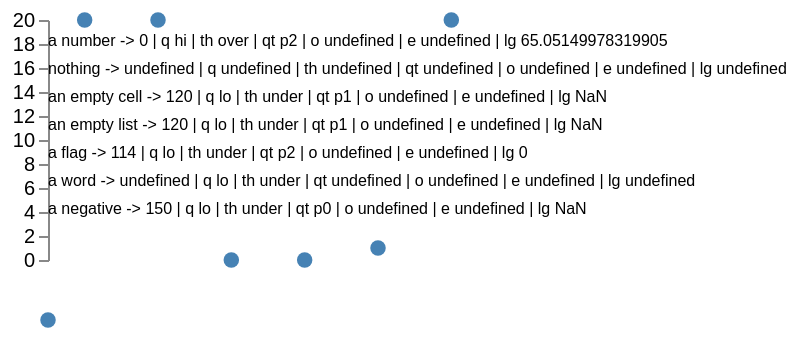

The specification (Vega-Lite) saved for this image:
### Vega specification from a JSON file in a GitHub repository (floating-point values rounded to 4 significant figures)
{"$schema": "https://vega.github.io/schema/vega/v6.json", "description": "What a continuous scale does with a value that is not a number, which is one line of d3 and two rules: `return x == null || isNaN(x = +x) ? unknown : …`. **Nothing is caught before the coercion** — a null and an undefined answer `unknown`, which is `undefined` unless the scale was given one — and **everything else goes through `+`**, which is `Number(x)` and not a parse: the empty string is `0`, an empty array is `0`, a flag is `1`, and only a word that is not a number reaches `NaN` and so `unknown` as well. The rows below are those five cases and a plain number to hold the axis. The empty cell is the one that matters in practice, a column read from a CSV being full of them: upstream places it at zero and this engine dropped it, because its coercion read a string with `toDoubleOrNull` — a *parse*, which rejects the empty string where `Number` accepts it. The symbols are drawn at the value's own position and labelled with what the scale answered, so a row that is placed and a row that is not are told apart by the text rather than by an absence. An **ordinal** scale is asked the same questions last: it has no coercion at all — its index is keyed by the value — so every one of these is a miss, and a miss answers `unknown` exactly as the others do. It is here because it is the one scale family whose answer for a value it cannot place is reached without any arithmetic, which makes it the clearest statement of what `unknown` is. The last scale has an **empty range**, which is legal and answers `unknown` for everything — even for a value its domain does hold, there being nothing to answer with: `range[index % 0]` is `range[NaN]`. It is asked about a value in its domain rather than outside it, so the branch it pins is the empty range and not the miss. A **log** scale is asked the same questions, and it is the one that says which side the guard is on: `x == null || isNaN(x = +x)` tests the **input**, and the arithmetic then runs whatever it comes to. So a log scale asked for `-5` answers `NaN` — a perfectly good number with no logarithm — where the same scale asked for a *word* answers nothing at all. Reading the answer instead of the input conflates the two, and the empty cell is what separates them: it coerces to `0`, passes the guard, and its logarithm is `NaN` too. The negative row is here for that one distinction.", "width": 220, "height": 120, "padding": 5, "data": [{"name": "raw", "values": [{"v": 20, "what": "a number", "n": 0}, {"v": null, "what": "nothing", "n": 1}, {"v": "", "what": "an empty cell", "n": 2}, {"v": [], "what": "an empty list", "n": 3}, {"v": true, "what": "a flag", "n": 4}, {"v": "abc", "what": "a word", "n": 5}, {"v": -5, "what": "a negative", "n": 6}]}], "scales": [{"name": "y", "type": "linear", "domain": [0, 20], "range": "height"}, {"name": "b", "type": "band", "domain": [0, 1, 2, 3, 4, 5], "range": "width"}, {"name": "q", "type": "quantize", "domain": [0, 20], "range": ["lo", "mid", "hi"]}, {"name": "th", "type": "threshold", "domain": [10], "range": ["under", "over"]}, {"name": "qt", "type": "quantile", "domain": {"data": "raw", "field": "v"}, "range": ["p0", "p1", "p2"]}, {"name": "o", "type": "ordinal", "domain": ["a", "b"], "range": ["red", "blue"]}, {"name": "e", "type": "ordinal", "domain": ["a"], "range": []}, {"name": "lg", "type": "log", "domain": [1, 100], "range": [0, 100]}], "axes": [{"scale": "y", "orient": "left"}], "marks": [{"type": "symbol", "from": {"data": "raw"}, "encode": {"enter": {"x": {"scale": "b", "field": "n", "band": 0.5}, "y": {"scale": "y", "field": "v"}, "size": {"value": 60}, "fill": {"value": "steelblue"}}}}, {"type": "text", "from": {"data": "raw"}, "encode": {"enter": {"x": {"value": 0}, "y": {"signal": "14 * datum.n + 7"}, "text": {"signal": "datum.what + ' -> ' + scale('y', datum.v) + ' | q ' + scale('q', datum.v) + ' | th ' + scale('th', datum.v) + ' | qt ' + scale('qt', datum.v) + ' | o ' + scale('o', datum.v) + ' | e ' + scale('e', 'a') + ' | lg ' + scale('lg', datum.v)"}, "fontSize": {"value": 8}, "baseline": {"value": "top"}}}}]}
